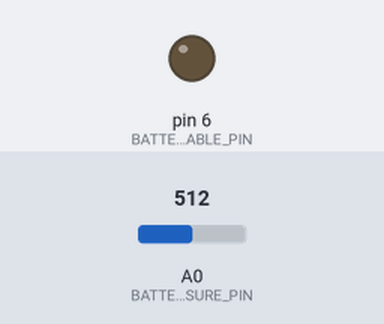
This sketch was run on a simulated Arduino Uno, built with avr-gcc and run on an emulated ATmega328P. Shown: output pins drawn as LEDs (lit = HIGH). The test bench sets the inputs (shaded band); at power-on: A0 (BATTERY_MEASURE_PIN) = 512. What the sketch prints to the serial monitor is not drawn.

Above: at 1.0 s.
At 3.0 s:
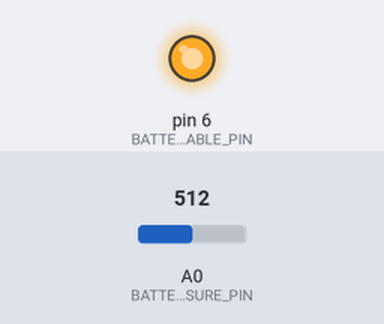
Timing chart, 0 to 5.2 s (numbered marks = the images above):
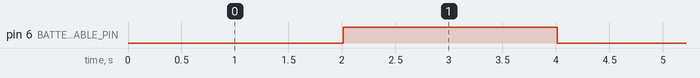

Measured:
- by itself, pin 6 (BATTERY_ENABLE_PIN): alternates HIGH for 2.0 s and LOW for 2.0 s

The sketch:

analog-battery-adc.ino
```cpp
#define BATTERY_ENABLE_PIN 6
#define BATTERY_MEASURE_PIN 0  // ADC1_CH0, GPIO0

void setup() {
  Serial.begin(115200);
  Serial.println();

  pinMode(BATTERY_ENABLE_PIN, OUTPUT);
  digitalWrite(BATTERY_ENABLE_PIN, HIGH);
}

void loop() {
  digitalWrite(BATTERY_ENABLE_PIN, LOW);
  delayMicroseconds(10);
  int sum = 0;

  for (int i = 0; i < 100; i++) {
    sum = sum + analogRead(BATTERY_MEASURE_PIN);
  }
  float adcValue = sum / 100.0;
  Serial.print("Raw ADC Value: ");
  Serial.println(adcValue);

  delay(2000);

  digitalWrite(BATTERY_ENABLE_PIN, HIGH);

  Serial.println();
  delay(2000);
}
```
